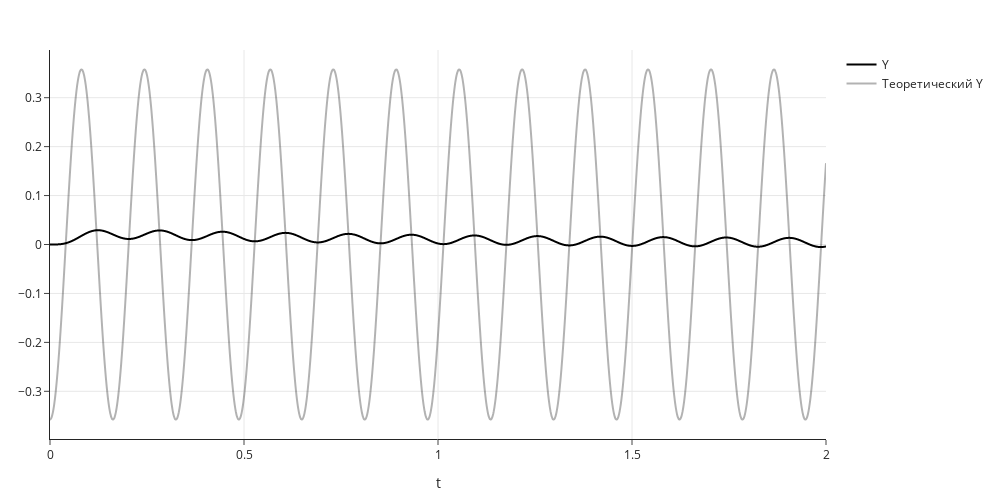

The notebook cell this image was saved under:
### Code cell
fig = go.Figure()
Ts = np.linspace(0, 2, len(trajectory_closed_2))
# fig.add_trace(
#     go.Scatter(
#         x=Ts, y=Xs[0], name="X1 разомкнутой", line_shape='spline', line=dict(color='rgba(255, 50, 100, 0.3)', width = 4)
#         )
#     )
# fig.add_trace(
#     go.Scatter(
#         x=Ts, y=Xs[1], name="X2 разомкнутой", line_shape='spline', line=dict(color='rgba(50, 255, 100, 0.3)', width = 4)
#         )
#     )
# fig.add_trace(
#     go.Scatter(
#         x=Ts, y=Xs[2], name="X3 разомкнутой", line_shape='spline', line=dict(color='rgba(100, 50, 255, 0.3)', width = 4)
#         )
#     )

# fig.add_trace(
#     go.Scatter(
#         x=Ts, y=Xs_closed[0], name="X1 нул. воздействие", line_shape='spline', line=dict(color='rgba(255, 50, 100, 1)', width = 4)
#         # mode='lines+markers',
#         )
#     )
# fig.add_trace(
#     go.Scatter(
#         x=Ts, y=Xs_closed[1], name="X2 нул. воздействие", line_shape='spline', line=dict(color='rgba(50, 255, 100, 1)', width = 4)
#         )
#     )
# fig.add_trace(
#     go.Scatter(
#         x=Ts, y=Xs_closed[2], name="X3 нул. воздействие", line_shape='spline', line=dict(color='rgba(100, 50, 255, 1)', width = 4)
#         )
#     )

fig.add_trace(
    go.Scatter(
        x=Ts, y=Xs_closed_2[0], name="Y", line_shape='spline', line=dict(color='rgba(0, 0, 0, 1)', width = 2)
        # mode='lines+markers',
        )
    )

# fig.add_trace(
#     go.Scatter(
#         x=Ts, y=Xs_closed_2[0], name="X1", line_shape='spline'#, line=dict(color='rgba(255, 50, 100, 0.3)', width = 4)
#         # mode='lines+markers',
#         )
#     )
# fig.add_trace(
#     go.Scatter(
#         x=Ts, y=Xs_closed_2[1], name="X2", line_shape='spline'#, line=dict(color='rgba(50, 255, 100, 0.3)', width = 4)
#         )
#     )
# fig.add_trace(
#     go.Scatter(
#         x=Ts, y=Xs_closed_2[2], name="X3", line_shape='spline'#, line=dict(color='rgba(100, 50, 255, 0.3)', width = 4)
#         )
#     )

fig.add_trace(
    go.Scatter(
        x=Ts, y=0.3577*np.sin(38.7258*Ts - 1.57), name="Теоретический Y", line_shape='spline', line=dict(color='rgba(0, 0, 0, 0.3)', width = 2)
        )
    )

fig.update_layout(
    # title='ЛАЧХ',  
    autosize=False,
    width=1000, height=500,
    margin=dict(l=50, r=50, b=50, t=50),
    template='simple_white',
    xaxis_title=r't',
    # yaxis_title=r'$d, r \text{ (solar radius)}$'
    )

fig.update_yaxes(tick0=0, dtick=0)

fig.update_xaxes(showgrid=True)
fig.update_yaxes(showgrid=True)

fig.show()
plotly.io.write_image(fig, 'Сравнение Y и Y теоретического №2.pdf', format='pdf')

### Figure 1 — Plotly figure (JSON) as saved in the notebook; plotly's stock layout.template omitted (floating-point values rounded to 4 significant figures; data arrays with more than 128 entries replaced by an {"elided": "..."} marker saying what was removed)
{"data": [{"line": {"color": "rgba(0, 0, 0, 1)", "shape": "spline", "width": 2}, "name": "Y", "type": "scatter", "x": {"elided": "2002 float values"}, "y": {"elided": "2002 float values"}}, {"line": {"color": "rgba(0, 0, 0, 0.3)", "shape": "spline", "width": 2}, "name": "Теоретический Y", "type": "scatter", "x": {"elided": "2002 float values"}, "y": {"elided": "2002 float values"}}], "layout": {"autosize": false, "height": 500, "margin": {"b": 50, "l": 50, "r": 50, "t": 50}, "width": 1000, "xaxis": {"showgrid": true, "title": {"text": "t"}}, "yaxis": {"dtick": 0, "showgrid": true, "tick0": 0}}}
